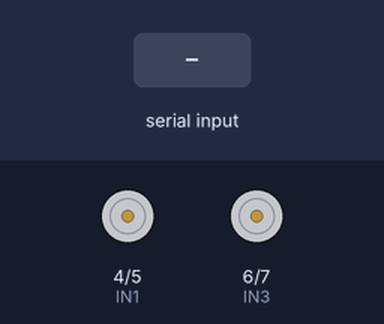
Recording of a sketch running on a simulated Arduino Mega 2560, built with avr-gcc and run on an emulated ATmega2560. On the bench: motor-driver pin pairs drawn as motors (green arrow = first pin HIGH = forward, orange = second pin HIGH = backward, longer = more drive, scaled by the enable pin). The test bench sets the inputs (shaded band).

Above: at 1.2 s.
1.3 s: "90,45\n" received over Serial
At 1.47 s:
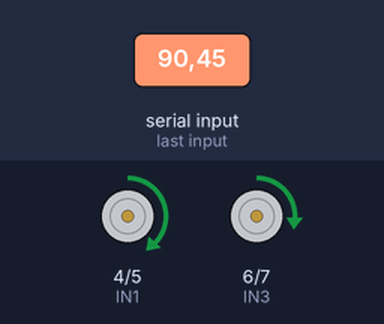
3.1 s: "30,150\n" received over Serial
At 3.27 s:
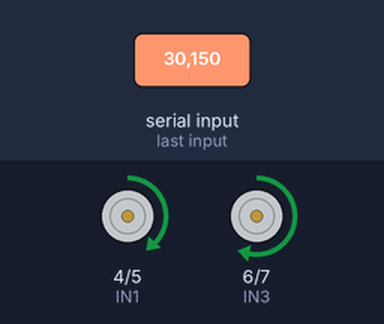
4.9 s: "1,90\n" received over Serial
At 5.07 s:
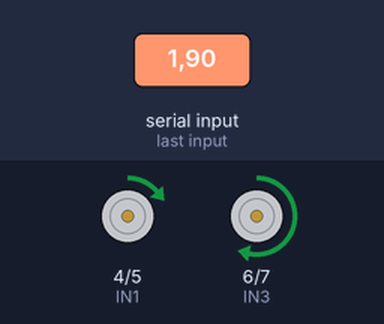
Timing chart, 0 to 7.9 s (numbered marks = the images above; inputs shaded):
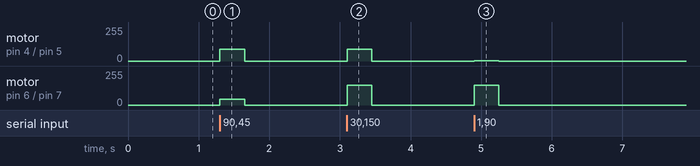

The sketch:

controle_l298n_mega.ino
```cpp
// ==============================================================================
// Controle simples da Ponte H L298N no Arduino Mega 2560
// Recebe comandos da Raspberry Pi 3 via USB Serial no formato: "pwmEsq,pwmDir\n"
// Exemplos: "160,160" (frente), "-120,120" (gira), "0,0" (para)
// OBS: Os pinos 18 (TX1) e 19 (RX1) ficam livres para a ArbotiX-M / AX-12A.
// ==============================================================================

// Pinos da Ponte H L298N (ajuste se sua fiação estiver em outros pinos)
const int ENA = 8;   // PWM Motor Esquerdo
const int IN1 = 4;
const int IN2 = 5;

const int ENB = 9;   // PWM Motor Direito
const int IN3 = 6;
const int IN4 = 7;

const unsigned long TIMEOUT_WATCHDOG_MS = 350;  // Para os motores se perder comunicação
unsigned long ultimoComandoMs = 0;

void acionarMotor(int pinoPwm, int pinoA, int pinoB, int pwm) {
  pwm = constrain(pwm, -255, 255);

  if (pwm > 0) {
    digitalWrite(pinoA, HIGH);
    digitalWrite(pinoB, LOW);
    analogWrite(pinoPwm, pwm);
  } else if (pwm < 0) {
    digitalWrite(pinoA, LOW);
    digitalWrite(pinoB, HIGH);
    analogWrite(pinoPwm, -pwm);
  } else {
    digitalWrite(pinoA, LOW);
    digitalWrite(pinoB, LOW);
    analogWrite(pinoPwm, 0);
  }
}

void pararMotores() {
  acionarMotor(ENA, IN1, IN2, 0);
  acionarMotor(ENB, IN3, IN4, 0);
}

void setup() {
  Serial.begin(115200);

  pinMode(ENA, OUTPUT);
  pinMode(IN1, OUTPUT);
  pinMode(IN2, OUTPUT);
  pinMode(ENB, OUTPUT);
  pinMode(IN3, OUTPUT);
  pinMode(IN4, OUTPUT);

  pararMotores();
  ultimoComandoMs = millis();
}

void loop() {
  // Lê comandos vindos da Raspberry Pi 3 pela USB Serial
  if (Serial.available() > 0) {
    String linha = Serial.readStringUntil('\n');
    linha.trim();

    int virgula = linha.indexOf(',');
    if (virgula > 0) {
      int pwmEsq = linha.substring(0, virgula).toInt();
      int pwmDir = linha.substring(virgula + 1).toInt();

      acionarMotor(ENA, IN1, IN2, pwmEsq);
      acionarMotor(ENB, IN3, IN4, pwmDir);
      ultimoComandoMs = millis();
    }
  }

  // Watchdog de segurança (Fail-Safe): se a Pi travar ou desconectar, freia
  if (millis() - ultimoComandoMs > TIMEOUT_WATCHDOG_MS) {
    pararMotores();
  }
}
```

Measured:
- after the input at 1.3 s, motor on pin 4 (IN1) / pin 5 (IN2): stopped → forward 90/255 at once, → stopped 0.35 s later; motor on pin 6 (IN3) / pin 7 (IN4): stopped → forward 45/255 at once, → stopped 0.35 s later
- after the input at 3.1 s, motor on pin 4 (IN1) / pin 5 (IN2): stopped → forward 90/255 at once, → stopped 0.35 s later; motor on pin 6 (IN3) / pin 7 (IN4): stopped → forward 150/255 at once, → stopped 0.35 s later
- after the input at 4.9 s, motor on pin 4 (IN1) / pin 5 (IN2): stopped → forward 1/255 at once, → stopped 0.35 s later; motor on pin 6 (IN3) / pin 7 (IN4): stopped → forward 150/255 at once, → stopped 0.35 s later
